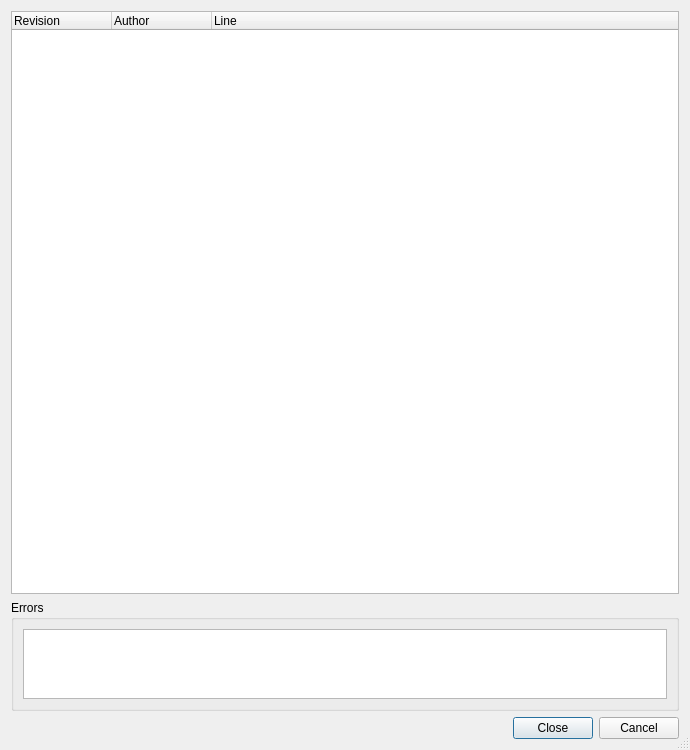
<ui version="4.0" >
 <class>SvnBlameDialog</class>
 <widget class="QDialog" name="SvnBlameDialog" >
  <property name="geometry" >
   <rect>
    <x>0</x>
    <y>0</y>
    <width>690</width>
    <height>750</height>
   </rect>
  </property>
  <property name="windowTitle" >
   <string>Subversion Blame</string>
  </property>
  <property name="sizeGripEnabled" >
   <bool>true</bool>
  </property>
  <layout class="QVBoxLayout" >
   <item>
    <widget class="QTreeWidget" name="blameList" >
     <property name="sizePolicy" >
      <sizepolicy vsizetype="Expanding" hsizetype="Expanding" >
       <horstretch>0</horstretch>
       <verstretch>6</verstretch>
      </sizepolicy>
     </property>
     <property name="alternatingRowColors" >
      <bool>true</bool>
     </property>
     <property name="selectionMode" >
      <enum>QAbstractItemView::NoSelection</enum>
     </property>
     <property name="rootIsDecorated" >
      <bool>false</bool>
     </property>
     <property name="itemsExpandable" >
      <bool>false</bool>
     </property>
     <column>
      <property name="text" >
       <string>Revision</string>
      </property>
     </column>
     <column>
      <property name="text" >
       <string>Author</string>
      </property>
     </column>
     <column>
      <property name="text" >
       <string>Line</string>
      </property>
     </column>
    </widget>
   </item>
   <item>
    <widget class="QGroupBox" name="errorGroup" >
     <property name="sizePolicy" >
      <sizepolicy vsizetype="Expanding" hsizetype="Preferred" >
       <horstretch>0</horstretch>
       <verstretch>1</verstretch>
      </sizepolicy>
     </property>
     <property name="title" >
      <string>Errors</string>
     </property>
     <layout class="QVBoxLayout" >
      <item>
       <widget class="QTextEdit" name="errors" >
        <property name="focusPolicy" >
         <enum>Qt::NoFocus</enum>
        </property>
        <property name="readOnly" >
         <bool>true</bool>
        </property>
        <property name="acceptRichText" >
         <bool>false</bool>
        </property>
       </widget>
      </item>
     </layout>
    </widget>
   </item>
   <item>
    <widget class="QDialogButtonBox" name="buttonBox" >
     <property name="orientation" >
      <enum>Qt::Horizontal</enum>
     </property>
     <property name="standardButtons" >
      <set>QDialogButtonBox::Cancel|QDialogButtonBox::Close</set>
     </property>
    </widget>
   </item>
  </layout>
 </widget>
 <tabstops>
  <tabstop>blameList</tabstop>
 </tabstops>
 <resources/>
 <connections/>
</ui>
